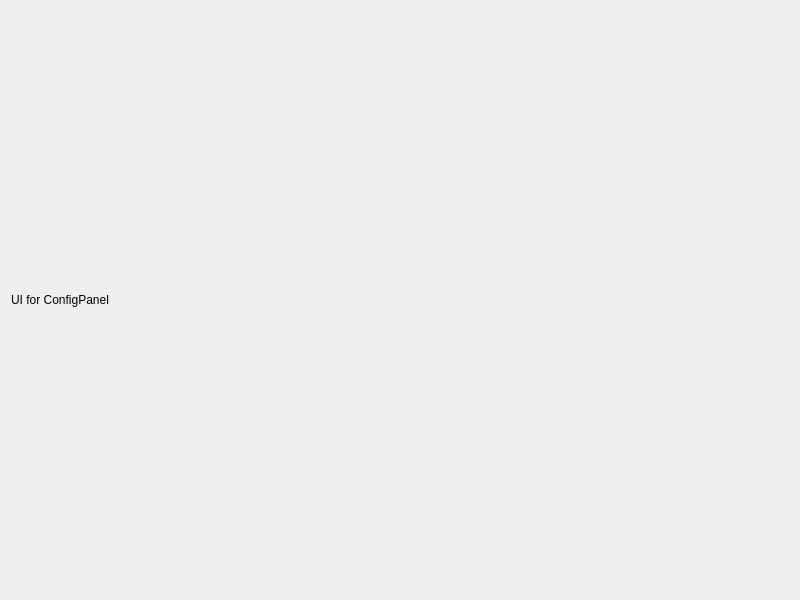
<?xml version="1.0" encoding="UTF-8"?>
<ui version="4.0">
 <class>ConfigPanel</class>
 <widget class="QWidget" name="configPanel">
  <property name="geometry">
   <rect>
    <x>0</x>
    <y>0</y>
    <width>800</width>
    <height>600</height>
   </rect>
  </property>
  <property name="windowTitle">
   <string>Config Panel</string>
  </property>
  <layout class="QVBoxLayout" name="verticalLayout">
   <item>
    <widget class="QLabel" name="label">
     <property name="text">
      <string>UI for ConfigPanel</string>
     </property>
    </widget>
   </item>
  </layout>
 </widget>
 <resources/>
 <connections/>
</ui>
